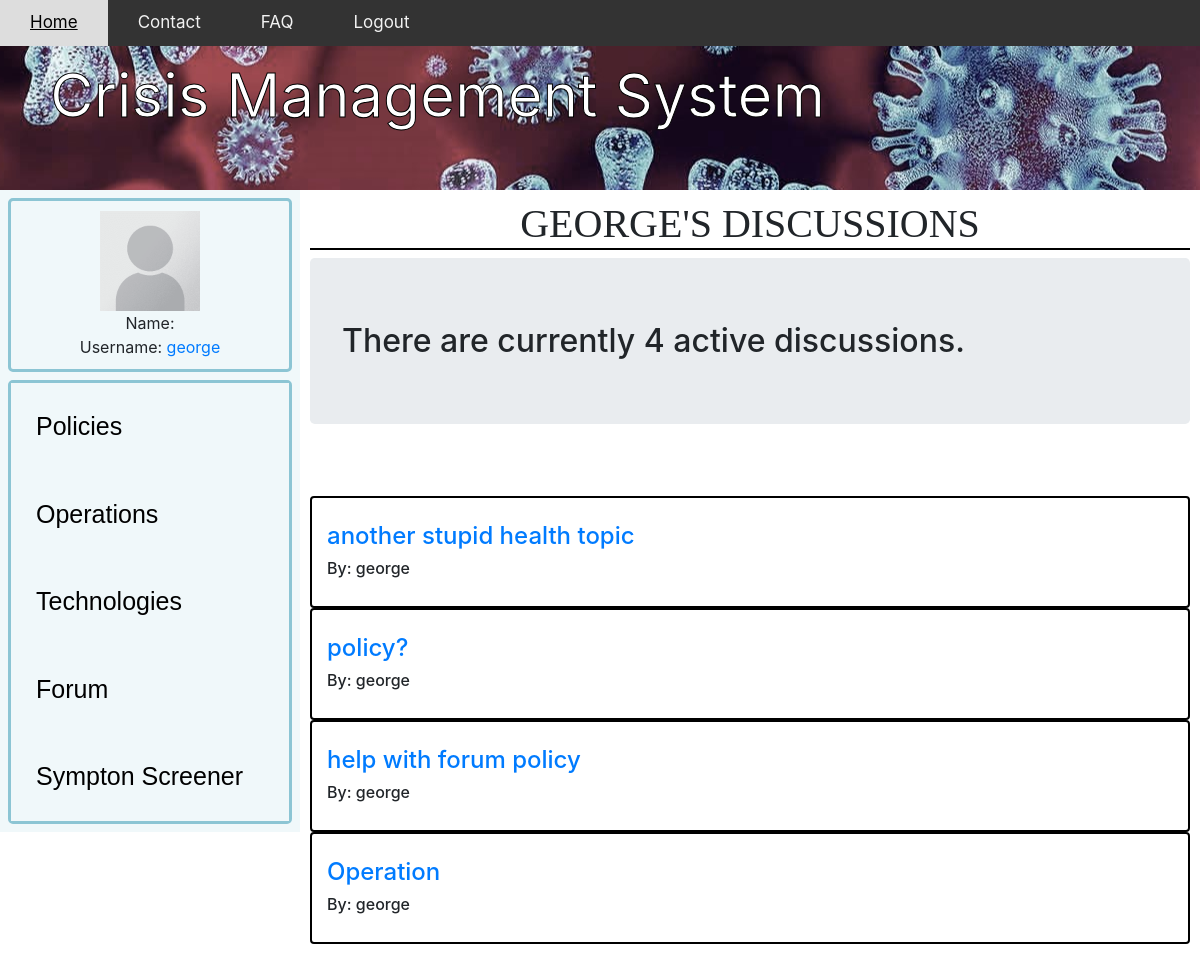
/userDiscussions/ (signed in), run on an earlier commit of the app's database.
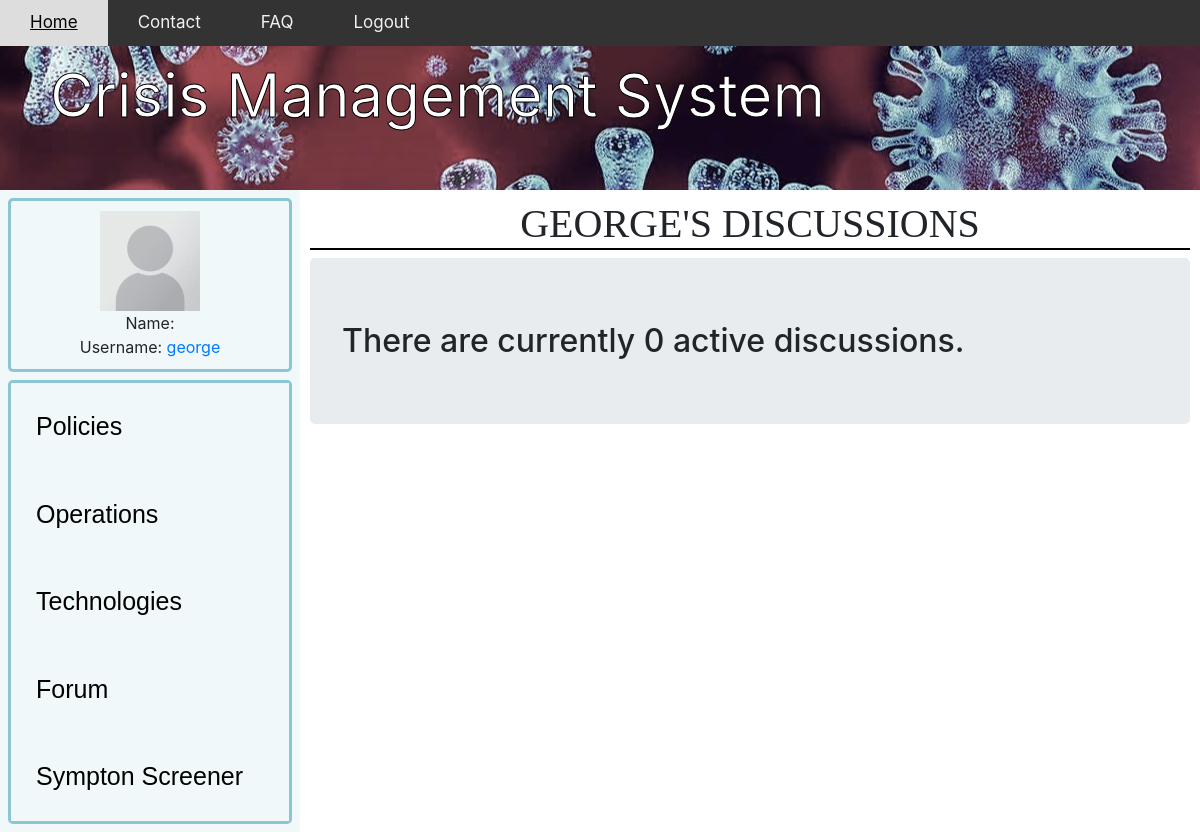
And on a later commit of the database.
### app/models.py (models this page shows, shortened)
class forum(models.Model):
    name=models.CharField(max_length=200,default="anonymous" )
    topic= models.CharField(max_length=300, unique=True)
    section = models.CharField(max_length=12)
    description = models.CharField(max_length=1000,blank=True)
    date_created=models.DateTimeField(auto_now_add=True,null=True)
    likeCount = models.IntegerField(default=0)
    dislikeCount = models.IntegerField(default=0)
    forumLikes = models.ManyToManyField(User, related_name='forum')
    UserIsHealthExpert = models.BooleanField(default=False)
    UserIsTechExpert = models.BooleanField(default=False)

### app/views.py (the view)
# urls.py: path('userDiscussions/', userDiscussions, name='userDiscussions'),
@login_required
def userDiscussions(request):
    forums=forum.objects.filter(name=request.user)
    count=forums.count()
    discussions=[]
    likes=[]
    for i in forums:
        discussions.append(i.discussion_set.all())
        likes.append(i.totalLikes)
    context={'forums':forums,
              'count':count,
              'discussions':discussions,
              'likes': likes
              }
    return render(request, 'userDiscussions.html', context)

### app/templates/userDiscussions.html (shortened to what this page needs)
{% extends "app/base2.html" %}
{% load static %}
{% block content %}
<!DOCTYPE html>
<html lang="en">
<head>
    <body>
		<h1>{{user}}'s Discussions</h1>
	</body>
    <link rel="stylesheet" href="https://stackpath.bootstrapcdn.com/bootstrap/4.5.0/css/bootstrap.min.css"0>
</head>
<body>
        <h2 class="jumbotron">
            There are currently {{count}} active {{section}} discussions.
        </h2>
            <div class="card-columns" style="padding: 10px; margin: 20px;"></div>
            {%for forum in forums %}
                <div class="card box container">
                    <br>
                    <h6 class="card-title">
                        <a href='{% url 'forumDiscussion' forumName=forum.section forumTopic=forum.topic %}'><h4>{{forum.topic}}</h4></a>
                        <p> By: {{forum.name}}</p>
                        </h6>
                </div>
            {%endfor%}
</body>
</html>
{%endblock%}

### app/templates/app/base2.html (shortened to what this page needs)
{% load static %}
<!DOCTYPE html>
<html>
	<head>
		<link rel="stylesheet" type="text/css" href="{% static 'css/main.css'%}">
	</head>
    <body>
        <div class="topnav" >
            <a class="active" href="#home" onclick="location.href='/'">Home</a>
            <a href="#contact" onclick="location.href='/contact'">Contact</a>
            <a href="#faq" onclick="location.href='/faq'">FAQ</a>
            {% if request.user.is_authenticated %}
            <a href="{% url 'logout' %}">Logout</a>
            {% else %}
            <a href="#Login" onclick="location.href='/accounts/login'">Login</a>
            {% endif %}
        </div>
        <header>Crisis Management System</header>
        <div class="homecolumn left" >
            <div class="homerow top" >
                <section>
                    {% if user.is_authenticated %}
                        <img src="{% static 'app/images/blank.png' %}" width="100" height="100">
                        <br>Name: {{ user.get_full_name }}
                        <br>Username: <a href="/userDiscussions/">{{ user.username }}</a>
                    {% else %}
                        <button onclick="location.href='/accounts/login'" class="button button1">Login</button>
                    {% endif %}
                </section>
            </div>
            <div class="homerow bottom" >
                <button onclick="location.href='/policies'" class="homebutton">
                    Policies</button>
                <button onclick="location.href='/operation'" class="homebutton">
                    Operations</button>
                <button onclick="location.href='/technologies'" class="homebutton">
                    Technologies</button>
                <button onclick="location.href='/forumMain'" class="homebutton">
                    Forum</button>
                <button onclick="location.href='/screener'" class="homebutton">
                    Sympton Screener</button>
            </div>
        </div>
        <div class="homecolumn right">
            <div class="homerow full">
                {% block content %}{% endblock %}
            </div>
        </div>
    </body>
</html>

What changed in the data, as far as the page shows it:
removed forum: topic "another stupid health topic", name "george"
removed forum: topic "policy?", name "george"
removed forum: topic "help with forum policy", name "george"
removed forum: topic "Operation", name "george"
Also different on the page:
{{ count }}: "4" → "0"
